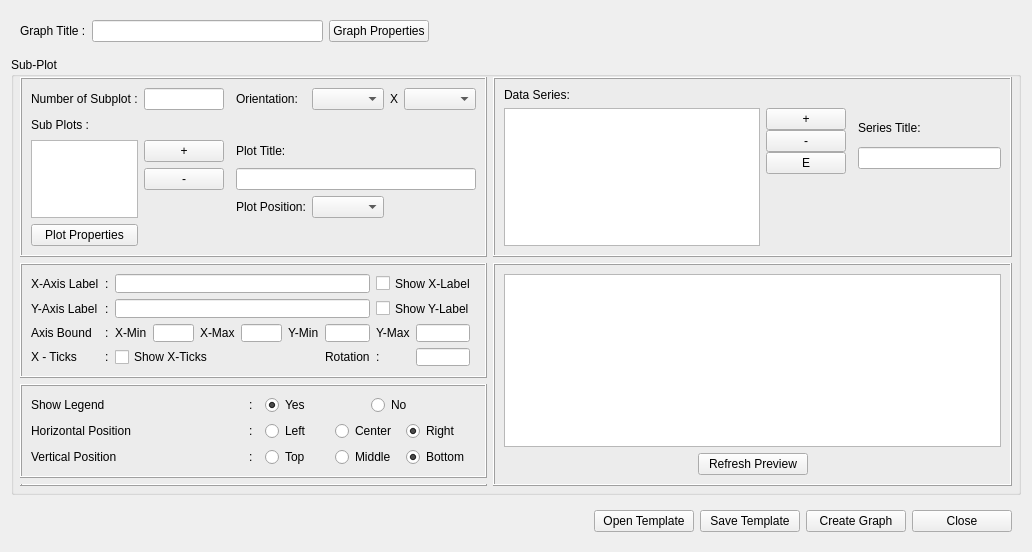
<?xml version="1.0" encoding="UTF-8"?>
<ui version="4.0">
 <class>FormDesignGraph</class>
 <widget class="QWidget" name="FormDesignGraph">
  <property name="geometry">
   <rect>
    <x>0</x>
    <y>0</y>
    <width>1032</width>
    <height>552</height>
   </rect>
  </property>
  <property name="minimumSize">
   <size>
    <width>1032</width>
    <height>552</height>
   </size>
  </property>
  <property name="windowTitle">
   <string>Graph Design</string>
  </property>
  <layout class="QGridLayout" name="gridLayout_14">
   <item row="0" column="0">
    <widget class="QFrame" name="frame_12">
     <property name="minimumSize">
      <size>
       <width>350</width>
       <height>0</height>
      </size>
     </property>
     <property name="frameShape">
      <enum>QFrame::NoFrame</enum>
     </property>
     <property name="frameShadow">
      <enum>QFrame::Raised</enum>
     </property>
     <layout class="QGridLayout" name="gridLayout_7" columnstretch="0,2,0,5">
      <item row="0" column="0">
       <widget class="QLabel" name="labelGraphTitle">
        <property name="text">
         <string>Graph Title :</string>
        </property>
       </widget>
      </item>
      <item row="0" column="1">
       <widget class="QLineEdit" name="txtGraphTitle">
        <property name="minimumSize">
         <size>
          <width>150</width>
          <height>0</height>
         </size>
        </property>
        <property name="maximumSize">
         <size>
          <width>360</width>
          <height>16777215</height>
         </size>
        </property>
       </widget>
      </item>
      <item row="0" column="2">
       <widget class="QPushButton" name="buttonGraphProperties">
        <property name="maximumSize">
         <size>
          <width>120</width>
          <height>16777215</height>
         </size>
        </property>
        <property name="toolTip">
         <string>Remove</string>
        </property>
        <property name="text">
         <string>Graph Properties</string>
        </property>
       </widget>
      </item>
      <item row="0" column="3">
       <widget class="QFrame" name="frame_3">
        <property name="frameShape">
         <enum>QFrame::NoFrame</enum>
        </property>
        <property name="frameShadow">
         <enum>QFrame::Raised</enum>
        </property>
       </widget>
      </item>
     </layout>
    </widget>
   </item>
   <item row="1" column="0">
    <widget class="QGroupBox" name="groupBoxSubplot">
     <property name="minimumSize">
      <size>
       <width>700</width>
       <height>410</height>
      </size>
     </property>
     <property name="title">
      <string>Sub-Plot</string>
     </property>
     <property name="flat">
      <bool>false</bool>
     </property>
     <property name="checkable">
      <bool>false</bool>
     </property>
     <layout class="QGridLayout" name="gridLayout_13" rowstretch="0,0,0,0,5" columnstretch="1,5">
      <property name="leftMargin">
       <number>6</number>
      </property>
      <property name="topMargin">
       <number>0</number>
      </property>
      <property name="rightMargin">
       <number>6</number>
      </property>
      <property name="bottomMargin">
       <number>6</number>
      </property>
      <property name="spacing">
       <number>6</number>
      </property>
      <item row="2" column="0">
       <widget class="QFrame" name="frameAxesOption">
        <property name="minimumSize">
         <size>
          <width>0</width>
          <height>115</height>
         </size>
        </property>
        <property name="maximumSize">
         <size>
          <width>16777215</width>
          <height>115</height>
         </size>
        </property>
        <property name="frameShape">
         <enum>QFrame::Box</enum>
        </property>
        <property name="frameShadow">
         <enum>QFrame::Raised</enum>
        </property>
        <layout class="QGridLayout" name="gridLayout_8">
         <item row="1" column="11" colspan="3">
          <widget class="QCheckBox" name="checkBoxShowYLabel">
           <property name="text">
            <string>Show Y-Label</string>
           </property>
          </widget>
         </item>
         <item row="1" column="0" colspan="3">
          <widget class="QLabel" name="labelYAxisLabel">
           <property name="text">
            <string>Y-Axis Label</string>
           </property>
          </widget>
         </item>
         <item row="3" column="6">
          <widget class="QLineEdit" name="txtXMin">
           <property name="enabled">
            <bool>true</bool>
           </property>
          </widget>
         </item>
         <item row="1" column="5" colspan="6">
          <widget class="QLineEdit" name="txtYAxisLabel"/>
         </item>
         <item row="0" column="11" colspan="3">
          <widget class="QCheckBox" name="checkBoxShowXLabel">
           <property name="text">
            <string>Show X-Label</string>
           </property>
          </widget>
         </item>
         <item row="1" column="4">
          <widget class="QLabel" name="label_2">
           <property name="maximumSize">
            <size>
             <width>10</width>
             <height>16777215</height>
            </size>
           </property>
           <property name="text">
            <string>:</string>
           </property>
          </widget>
         </item>
         <item row="3" column="0" colspan="3">
          <widget class="QLabel" name="labelAxesBound">
           <property name="text">
            <string>Axis Bound</string>
           </property>
          </widget>
         </item>
         <item row="3" column="12">
          <widget class="QLineEdit" name="txtYMax">
           <property name="enabled">
            <bool>true</bool>
           </property>
          </widget>
         </item>
         <item row="3" column="10">
          <widget class="QLineEdit" name="txtYMin">
           <property name="enabled">
            <bool>true</bool>
           </property>
          </widget>
         </item>
         <item row="0" column="0" colspan="3">
          <widget class="QLabel" name="labelXAxisLabel">
           <property name="text">
            <string>X-Axis Label</string>
           </property>
          </widget>
         </item>
         <item row="0" column="4">
          <widget class="QLabel" name="label">
           <property name="maximumSize">
            <size>
             <width>10</width>
             <height>16777215</height>
            </size>
           </property>
           <property name="text">
            <string>:</string>
           </property>
          </widget>
         </item>
         <item row="3" column="11">
          <widget class="QLabel" name="labelYMax">
           <property name="text">
            <string>Y-Max</string>
           </property>
          </widget>
         </item>
         <item row="3" column="8">
          <widget class="QLineEdit" name="txtXMax">
           <property name="enabled">
            <bool>true</bool>
           </property>
          </widget>
         </item>
         <item row="0" column="5" colspan="6">
          <widget class="QLineEdit" name="txtXAxisLabel"/>
         </item>
         <item row="3" column="4">
          <widget class="QLabel" name="label_3">
           <property name="maximumSize">
            <size>
             <width>10</width>
             <height>16777215</height>
            </size>
           </property>
           <property name="text">
            <string>:</string>
           </property>
          </widget>
         </item>
         <item row="7" column="0" colspan="3">
          <widget class="QLabel" name="labelXTicks">
           <property name="text">
            <string>X - Ticks</string>
           </property>
          </widget>
         </item>
         <item row="3" column="7">
          <widget class="QLabel" name="labelMaxX">
           <property name="text">
            <string>X-Max</string>
           </property>
          </widget>
         </item>
         <item row="3" column="9">
          <widget class="QLabel" name="labelYMin">
           <property name="text">
            <string>Y-Min</string>
           </property>
          </widget>
         </item>
         <item row="3" column="5">
          <widget class="QLabel" name="labelMinX">
           <property name="text">
            <string>X-Min</string>
           </property>
          </widget>
         </item>
         <item row="7" column="4">
          <widget class="QLabel" name="label_4">
           <property name="maximumSize">
            <size>
             <width>10</width>
             <height>16777215</height>
            </size>
           </property>
           <property name="text">
            <string>:</string>
           </property>
          </widget>
         </item>
         <item row="7" column="12">
          <widget class="QLineEdit" name="txtXTickRotation">
           <property name="enabled">
            <bool>true</bool>
           </property>
          </widget>
         </item>
         <item row="7" column="5" colspan="4">
          <widget class="QCheckBox" name="checkBoxShowXTicks">
           <property name="text">
            <string>Show X-Ticks</string>
           </property>
          </widget>
         </item>
         <item row="7" column="11">
          <widget class="QLabel" name="label_5">
           <property name="maximumSize">
            <size>
             <width>10</width>
             <height>16777215</height>
            </size>
           </property>
           <property name="text">
            <string>:</string>
           </property>
          </widget>
         </item>
         <item row="7" column="10">
          <widget class="QLabel" name="labelXTickRotation">
           <property name="text">
            <string>Rotation</string>
           </property>
          </widget>
         </item>
        </layout>
       </widget>
      </item>
      <item row="0" column="0" rowspan="2">
       <widget class="QFrame" name="frameSubplot">
        <property name="minimumSize">
         <size>
          <width>0</width>
          <height>180</height>
         </size>
        </property>
        <property name="maximumSize">
         <size>
          <width>16777215</width>
          <height>180</height>
         </size>
        </property>
        <property name="frameShape">
         <enum>QFrame::Box</enum>
        </property>
        <property name="frameShadow">
         <enum>QFrame::Raised</enum>
        </property>
        <layout class="QGridLayout" name="gridLayout">
         <item row="2" column="4">
          <widget class="QLabel" name="labelPlotTitle">
           <property name="text">
            <string>Plot Title:</string>
           </property>
          </widget>
         </item>
         <item row="0" column="6">
          <widget class="QLabel" name="labelCrossMark">
           <property name="text">
            <string>X</string>
           </property>
          </widget>
         </item>
         <item row="0" column="4">
          <widget class="QLabel" name="labelOrientation">
           <property name="text">
            <string>Orientation:</string>
           </property>
          </widget>
         </item>
         <item row="3" column="2">
          <widget class="QPushButton" name="buttonDeleteSubplot">
           <property name="toolTip">
            <string>Remove</string>
           </property>
           <property name="text">
            <string>-</string>
           </property>
          </widget>
         </item>
         <item row="5" column="0" colspan="2">
          <widget class="QPushButton" name="buttonPlotProperties">
           <property name="toolTip">
            <string>Remove</string>
           </property>
           <property name="text">
            <string>Plot Properties</string>
           </property>
          </widget>
         </item>
         <item row="0" column="7">
          <widget class="QComboBox" name="comboOrientationRowNo"/>
         </item>
         <item row="2" column="0" rowspan="3" colspan="2">
          <widget class="QListWidget" name="listSubplot">
           <property name="alternatingRowColors">
            <bool>true</bool>
           </property>
           <property name="selectionMode">
            <enum>QAbstractItemView::SingleSelection</enum>
           </property>
           <property name="modelColumn">
            <number>0</number>
           </property>
          </widget>
         </item>
         <item row="2" column="2">
          <widget class="QPushButton" name="buttonAddSubplot">
           <property name="toolTip">
            <string>Add</string>
           </property>
           <property name="text">
            <string>+</string>
           </property>
          </widget>
         </item>
         <item row="3" column="4" colspan="4">
          <widget class="QLineEdit" name="txtPlotTitle"/>
         </item>
         <item row="4" column="5">
          <widget class="QComboBox" name="comboSubplotPosition"/>
         </item>
         <item row="0" column="0" colspan="2">
          <widget class="QLabel" name="labelNoOfSubplot">
           <property name="text">
            <string>Number of Subplot :</string>
           </property>
          </widget>
         </item>
         <item row="0" column="2">
          <widget class="QLineEdit" name="txtNumberOfSubplot"/>
         </item>
         <item row="4" column="4">
          <widget class="QLabel" name="labelSubplotPosition">
           <property name="text">
            <string>Plot Position:</string>
           </property>
          </widget>
         </item>
         <item row="0" column="5">
          <widget class="QComboBox" name="comboOrientationColumnNo"/>
         </item>
         <item row="1" column="0" colspan="8">
          <widget class="QLabel" name="labelSubplot">
           <property name="text">
            <string>Sub Plots :</string>
           </property>
          </widget>
         </item>
        </layout>
       </widget>
      </item>
      <item row="0" column="1" rowspan="2">
       <widget class="QFrame" name="frameDataSeries">
        <property name="minimumSize">
         <size>
          <width>0</width>
          <height>180</height>
         </size>
        </property>
        <property name="maximumSize">
         <size>
          <width>16777215</width>
          <height>180</height>
         </size>
        </property>
        <property name="frameShape">
         <enum>QFrame::Box</enum>
        </property>
        <property name="frameShadow">
         <enum>QFrame::Raised</enum>
        </property>
        <layout class="QGridLayout" name="gridLayout_12">
         <item row="1" column="1">
          <widget class="QFrame" name="frame_4">
           <property name="frameShape">
            <enum>QFrame::NoFrame</enum>
           </property>
           <property name="frameShadow">
            <enum>QFrame::Raised</enum>
           </property>
           <layout class="QGridLayout" name="gridLayout_9">
            <property name="margin">
             <number>0</number>
            </property>
            <property name="spacing">
             <number>0</number>
            </property>
            <item row="1" column="0">
             <widget class="QPushButton" name="buttonDeleteDataSeries">
              <property name="toolTip">
               <string>Remove</string>
              </property>
              <property name="text">
               <string>-</string>
              </property>
             </widget>
            </item>
            <item row="0" column="0">
             <widget class="QPushButton" name="buttonAddDataSeries">
              <property name="toolTip">
               <string>Add</string>
              </property>
              <property name="text">
               <string>+</string>
              </property>
             </widget>
            </item>
            <item row="2" column="0">
             <widget class="QPushButton" name="buttonEditSeries">
              <property name="toolTip">
               <string>Load</string>
              </property>
              <property name="text">
               <string>E</string>
              </property>
             </widget>
            </item>
            <item row="3" column="0">
             <widget class="QFrame" name="frame_14">
              <property name="frameShape">
               <enum>QFrame::NoFrame</enum>
              </property>
              <property name="frameShadow">
               <enum>QFrame::Raised</enum>
              </property>
             </widget>
            </item>
           </layout>
          </widget>
         </item>
         <item row="1" column="3">
          <widget class="QFrame" name="frame_5">
           <property name="frameShape">
            <enum>QFrame::NoFrame</enum>
           </property>
           <property name="frameShadow">
            <enum>QFrame::Raised</enum>
           </property>
           <layout class="QGridLayout" name="gridLayout_11">
            <property name="margin">
             <number>0</number>
            </property>
            <property name="spacing">
             <number>0</number>
            </property>
            <item row="5" column="0">
             <widget class="QFrame" name="frame_7">
              <property name="frameShape">
               <enum>QFrame::NoFrame</enum>
              </property>
              <property name="frameShadow">
               <enum>QFrame::Raised</enum>
              </property>
             </widget>
            </item>
            <item row="2" column="0">
             <widget class="QLabel" name="labelSeriesTitle">
              <property name="text">
               <string>Series Title:</string>
              </property>
             </widget>
            </item>
            <item row="3" column="0">
             <widget class="QLineEdit" name="txtSeriesTitle"/>
            </item>
            <item row="4" column="0">
             <widget class="QFrame" name="frame_6">
              <property name="frameShape">
               <enum>QFrame::NoFrame</enum>
              </property>
              <property name="frameShadow">
               <enum>QFrame::Raised</enum>
              </property>
             </widget>
            </item>
           </layout>
          </widget>
         </item>
         <item row="1" column="0">
          <widget class="QListWidget" name="listDataSeries">
           <property name="alternatingRowColors">
            <bool>true</bool>
           </property>
           <property name="selectionMode">
            <enum>QAbstractItemView::SingleSelection</enum>
           </property>
           <property name="modelColumn">
            <number>0</number>
           </property>
          </widget>
         </item>
         <item row="0" column="0">
          <widget class="QLabel" name="labelDataSeries">
           <property name="text">
            <string>Data Series:</string>
           </property>
          </widget>
         </item>
         <item row="1" column="2">
          <widget class="QFrame" name="frame_13">
           <property name="frameShape">
            <enum>QFrame::StyledPanel</enum>
           </property>
           <property name="frameShadow">
            <enum>QFrame::Raised</enum>
           </property>
          </widget>
         </item>
        </layout>
       </widget>
      </item>
      <item row="3" column="0">
       <widget class="QFrame" name="frameLegend">
        <property name="maximumSize">
         <size>
          <width>16777215</width>
          <height>100</height>
         </size>
        </property>
        <property name="frameShape">
         <enum>QFrame::Box</enum>
        </property>
        <property name="frameShadow">
         <enum>QFrame::Raised</enum>
        </property>
        <layout class="QGridLayout" name="gridLayout_5">
         <item row="0" column="0">
          <widget class="QLabel" name="labelShowLegend">
           <property name="text">
            <string>Show Legend</string>
           </property>
          </widget>
         </item>
         <item row="0" column="1">
          <widget class="QLabel" name="label_6">
           <property name="maximumSize">
            <size>
             <width>10</width>
             <height>16777215</height>
            </size>
           </property>
           <property name="text">
            <string>:</string>
           </property>
          </widget>
         </item>
         <item row="0" column="2">
          <widget class="QFrame" name="frame">
           <property name="frameShape">
            <enum>QFrame::NoFrame</enum>
           </property>
           <property name="frameShadow">
            <enum>QFrame::Raised</enum>
           </property>
           <layout class="QGridLayout" name="gridLayout_2">
            <property name="margin">
             <number>0</number>
            </property>
            <property name="spacing">
             <number>0</number>
            </property>
            <item row="0" column="0">
             <widget class="QRadioButton" name="radioButtonSLYes">
              <property name="text">
               <string>Yes</string>
              </property>
              <property name="checked">
               <bool>true</bool>
              </property>
             </widget>
            </item>
            <item row="0" column="1">
             <widget class="QRadioButton" name="radioButtonSLNo">
              <property name="text">
               <string>No</string>
              </property>
             </widget>
            </item>
           </layout>
          </widget>
         </item>
         <item row="1" column="0">
          <widget class="QLabel" name="labelHorizontalLegendPosition">
           <property name="text">
            <string>Horizontal Position</string>
           </property>
          </widget>
         </item>
         <item row="1" column="1">
          <widget class="QLabel" name="label_7">
           <property name="maximumSize">
            <size>
             <width>10</width>
             <height>16777215</height>
            </size>
           </property>
           <property name="text">
            <string>:</string>
           </property>
          </widget>
         </item>
         <item row="1" column="2">
          <widget class="QFrame" name="frameHorizontalLegendPosition">
           <property name="frameShape">
            <enum>QFrame::NoFrame</enum>
           </property>
           <property name="frameShadow">
            <enum>QFrame::Raised</enum>
           </property>
           <layout class="QGridLayout" name="gridLayout_3">
            <property name="margin">
             <number>0</number>
            </property>
            <property name="spacing">
             <number>0</number>
            </property>
            <item row="0" column="4">
             <widget class="QRadioButton" name="radioButtonHLPRight">
              <property name="text">
               <string>Right</string>
              </property>
              <property name="checked">
               <bool>true</bool>
              </property>
             </widget>
            </item>
            <item row="0" column="1">
             <widget class="QRadioButton" name="radioButtonHLPLeft">
              <property name="text">
               <string>Left</string>
              </property>
             </widget>
            </item>
            <item row="0" column="2">
             <widget class="QRadioButton" name="radioButtonHLPCenter">
              <property name="text">
               <string>Center</string>
              </property>
             </widget>
            </item>
           </layout>
          </widget>
         </item>
         <item row="2" column="0">
          <widget class="QLabel" name="labelVerticalLegendPosition">
           <property name="text">
            <string>Vertical Position</string>
           </property>
          </widget>
         </item>
         <item row="2" column="1">
          <widget class="QLabel" name="label_8">
           <property name="maximumSize">
            <size>
             <width>10</width>
             <height>16777215</height>
            </size>
           </property>
           <property name="text">
            <string>:</string>
           </property>
          </widget>
         </item>
         <item row="2" column="2">
          <widget class="QFrame" name="frameVerticalLegendPosition">
           <property name="frameShape">
            <enum>QFrame::NoFrame</enum>
           </property>
           <property name="frameShadow">
            <enum>QFrame::Raised</enum>
           </property>
           <layout class="QGridLayout" name="gridLayout_4">
            <property name="margin">
             <number>0</number>
            </property>
            <property name="spacing">
             <number>0</number>
            </property>
            <item row="0" column="2">
             <widget class="QRadioButton" name="radioButtonVLPBottom">
              <property name="text">
               <string>Bottom</string>
              </property>
              <property name="checked">
               <bool>true</bool>
              </property>
             </widget>
            </item>
            <item row="0" column="0">
             <widget class="QRadioButton" name="radioButtonVLPTop">
              <property name="text">
               <string>Top</string>
              </property>
             </widget>
            </item>
            <item row="0" column="1">
             <widget class="QRadioButton" name="radioButtonVLPMiddle">
              <property name="text">
               <string>Middle</string>
              </property>
             </widget>
            </item>
           </layout>
          </widget>
         </item>
        </layout>
       </widget>
      </item>
      <item row="4" column="0">
       <widget class="QFrame" name="frame_2">
        <property name="frameShape">
         <enum>QFrame::Box</enum>
        </property>
        <property name="frameShadow">
         <enum>QFrame::Raised</enum>
        </property>
       </widget>
      </item>
      <item row="2" column="1" rowspan="3">
       <widget class="QFrame" name="framePreview">
        <property name="frameShape">
         <enum>QFrame::Box</enum>
        </property>
        <property name="frameShadow">
         <enum>QFrame::Raised</enum>
        </property>
        <layout class="QGridLayout" name="gridLayout_10">
         <item row="0" column="0" colspan="3">
          <widget class="QGraphicsView" name="graphicsView"/>
         </item>
         <item row="1" column="0">
          <widget class="QFrame" name="frame_9">
           <property name="frameShape">
            <enum>QFrame::NoFrame</enum>
           </property>
           <property name="frameShadow">
            <enum>QFrame::Raised</enum>
           </property>
          </widget>
         </item>
         <item row="1" column="1">
          <widget class="QPushButton" name="pushButtonRefreshPreview">
           <property name="maximumSize">
            <size>
             <width>110</width>
             <height>16777215</height>
            </size>
           </property>
           <property name="text">
            <string>Refresh Preview</string>
           </property>
          </widget>
         </item>
         <item row="1" column="2">
          <widget class="QFrame" name="frame_8">
           <property name="frameShape">
            <enum>QFrame::NoFrame</enum>
           </property>
           <property name="frameShadow">
            <enum>QFrame::Raised</enum>
           </property>
          </widget>
         </item>
        </layout>
       </widget>
      </item>
     </layout>
    </widget>
   </item>
   <item row="2" column="0">
    <widget class="QFrame" name="frame_11">
     <property name="frameShape">
      <enum>QFrame::NoFrame</enum>
     </property>
     <property name="frameShadow">
      <enum>QFrame::Raised</enum>
     </property>
     <layout class="QGridLayout" name="gridLayout_6">
      <item row="0" column="1">
       <widget class="QPushButton" name="ButtonOpenTemplate">
        <property name="maximumSize">
         <size>
          <width>100</width>
          <height>25</height>
         </size>
        </property>
        <property name="text">
         <string>Open Template</string>
        </property>
       </widget>
      </item>
      <item row="0" column="2">
       <widget class="QPushButton" name="ButtonSaveTemplate">
        <property name="maximumSize">
         <size>
          <width>100</width>
          <height>25</height>
         </size>
        </property>
        <property name="text">
         <string>Save Template</string>
        </property>
       </widget>
      </item>
      <item row="0" column="3">
       <widget class="QPushButton" name="ButtonCreateGraph">
        <property name="maximumSize">
         <size>
          <width>100</width>
          <height>25</height>
         </size>
        </property>
        <property name="text">
         <string>Create Graph</string>
        </property>
       </widget>
      </item>
      <item row="0" column="4">
       <widget class="QPushButton" name="ButtonClose">
        <property name="maximumSize">
         <size>
          <width>100</width>
          <height>25</height>
         </size>
        </property>
        <property name="text">
         <string>Close</string>
        </property>
       </widget>
      </item>
      <item row="0" column="0">
       <widget class="QFrame" name="frame_10">
        <property name="frameShape">
         <enum>QFrame::NoFrame</enum>
        </property>
        <property name="frameShadow">
         <enum>QFrame::Raised</enum>
        </property>
       </widget>
      </item>
     </layout>
    </widget>
   </item>
  </layout>
 </widget>
 <resources/>
 <connections/>
</ui>
